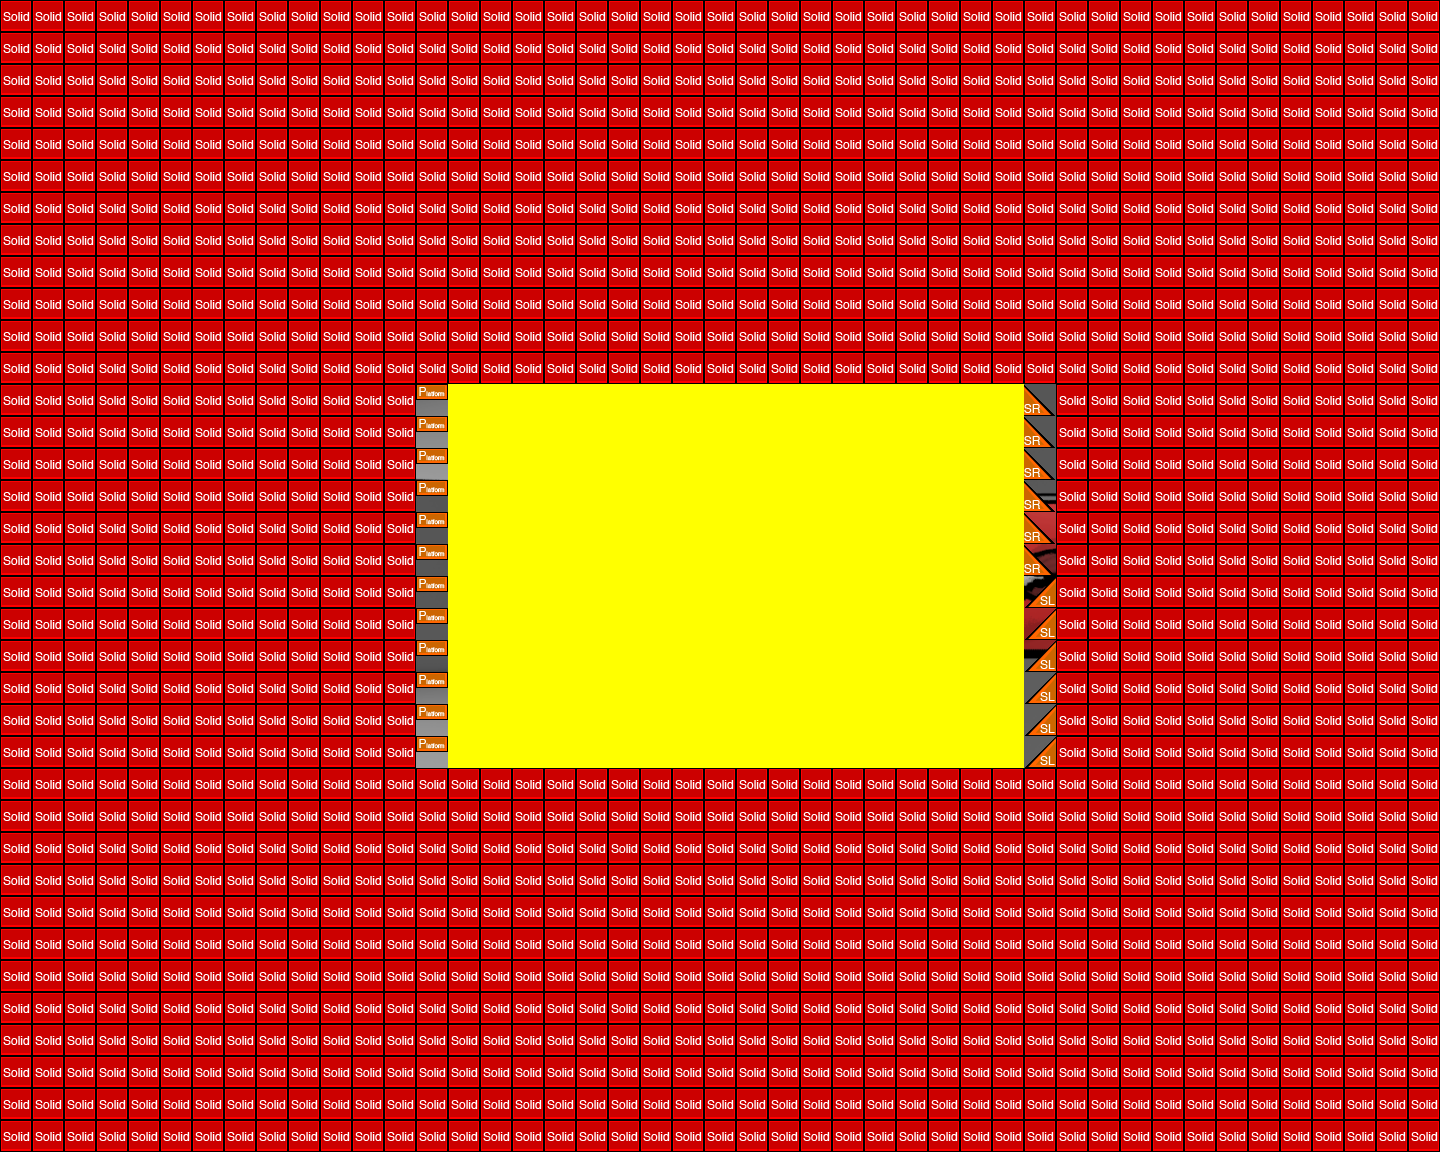

This is a level from a 2D game, rendered from its Tiled map with the project's own tilesets. A one-line summary and the map file follow, with tile-layer data summarised:
An orthogonal 45x36 tile map with 32x32 px tiles, 3 tile layers (exterior, interior, collision), 3 tilesets.

<map version="1.0" orientation="orthogonal" width="45" height="36" tilewidth="32" tileheight="32">
 <tileset firstgid="1" name="outline" tilewidth="32" tileheight="32">
  <image source="../img/render/outline.png" width="192" height="256" />
 </tileset>
 <tileset firstgid="49" name="colTile" tilewidth="32" tileheight="32">
  <image source="../img/render/metatiles32x32.png" width="160" height="32" />
  <tile id="0">
   <properties>
    <property name="type" value="solid" />
   </properties>
  </tile>
  <tile id="1">
   <properties>
    <property name="type" value="platform" />
   </properties>
  </tile>
  <tile id="2">
   <properties>
    <property name="type" value="lslope" />
   </properties>
  </tile>
  <tile id="3">
   <properties>
    <property name="type" value="rslope" />
   </properties>
  </tile>
 </tileset>
 <tileset firstgid="54" name="ship" tilewidth="1440" tileheight="1152">
  <image source="../img/render/ships/cyborg/battleship2.png" width="1440" height="1152" />
 </tileset>
 <layer name="exterior" width="45" height="36">
  <data>[1620 cells, 1 non-empty, 1 distinct tile ids]</data>
 </layer>
 <layer name="interior" width="45" height="36">
  <data>[1620 cells, 216 non-empty, 1 distinct tile ids]</data>
 </layer>
 <layer name="collision" width="45" height="36">
  <data>[1620 cells, 1404 non-empty, 4 distinct tile ids]</data>
 </layer>
</map>
